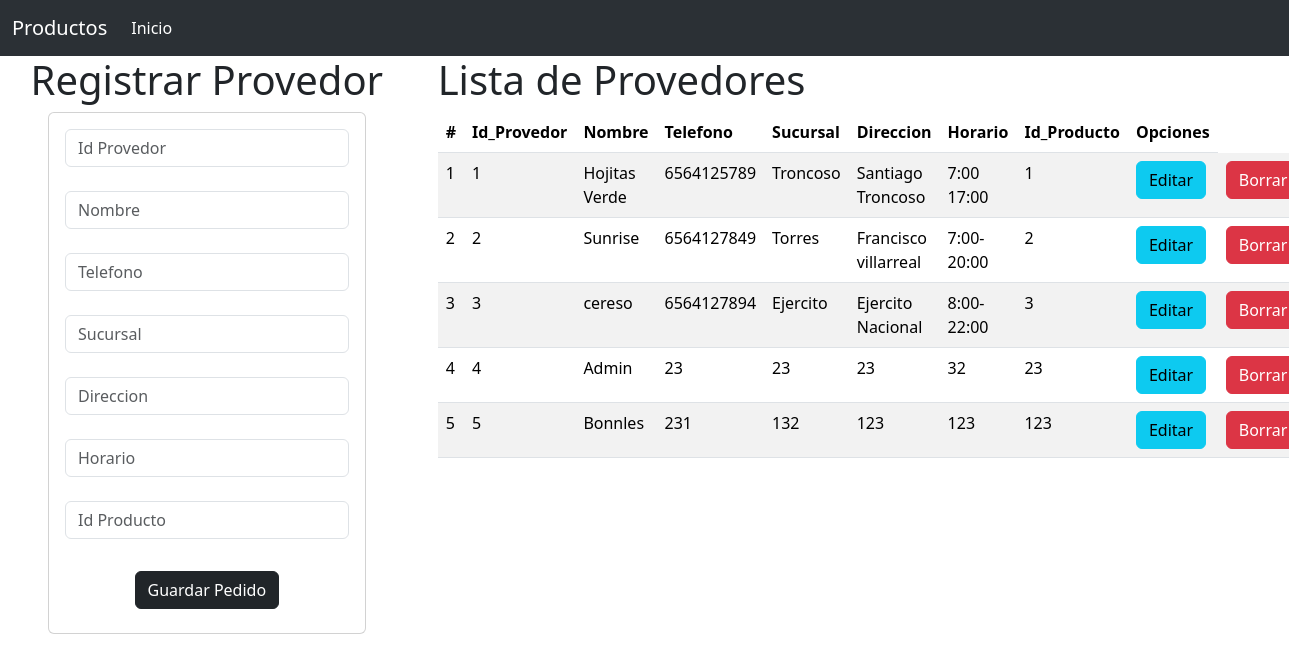
The page / on the database its author committed.
### Provedor_app/models.py (models this page shows, shortened)
class Provedores(models.Model):
    id_provedor=models.CharField(primary_key=True,max_length=6)
    nombre=models.CharField(max_length=20)
    Telefono=models.CharField(max_length=10)
    sucursal=models.CharField(max_length=30)
    direccion=models.CharField(max_length=100)
    horario=models.CharField(max_length=20)
    id_producto=models.SmallIntegerField()

### Provedor_app/views.py (the view)
# urls.py: path('', views.inicio_vista, name="inicio_vista"),
def inicio_vista(request):
    losProvedores=Provedores.objects.all()
    return render(request,"gestionarProvedores.html",{"misProvedores":losProvedores})

### Provedor_app/templates/gestionarProvedores.html
{% extends "base.html" %}
{% block cuerpo  %}
<div class="row">
    <div class="col-sm-12 col-md-4 col-lg-4 col-xl-4">
    <center><h1>Registrar Provedor</h1></center>
        <div class="card mx-5">
            <div class="card-body">
                <form action="registrarProvedor/" method="POST"> {% csrf_token %}
                    <div class="form-group">
                        <input type="number" id="id_provedor" name="id_provedor" class="form-control" placeholder="Id Provedor" minlength="1" maxlength="6" required>
                    </div>
                    <br>
                    <div class="form-group">
                        <input type="text" id="nombre" name="nombre" class="form-control" placeholder="Nombre" maxlength="20" required>
                    </div>
                    <br>
                    <div class="form-group">
                        <input type="tel" id="Telefono" name="Telefono" placeholder="Telefono" class="form-control" required>
                    </div>
                    <br>
                    <div class="form-group">
                        <input type="text" id="sucursal" name="sucursal" class="form-control" placeholder="Sucursal" maxlength="50" required>
                    </div>
                    <br>
                    <div class="form-group">
                        <input type="text" id="direccion" name="direccion" class="form-control" placeholder="Direccion" maxlength="100" required>
                    </div>
                    <br>
                    <div class="form-group">
                        <input type="text" id="horario" name="horario" class="form-control" placeholder="Horario" required>
                    </div>
                    <br>
                    <div class="form-group">
                        <input type="number" id="id_producto" name="id_producto" class="form-control" placeholder="Id Producto" minlength="1" maxlength="10" required>
                    </div>
                    <br>
                    <div class="form-group py-2 text-center">
                        <button type="submit" class="btn btn-primary btn-dark">Guardar Pedido</button>
                    </div>
                </form>
            </div>
        </div>
    </div>
    <div class="col-sm-12 col-md-8 col-lg-8 col-xl-8">
        <h1>Lista de Provedores</h1>
            <table class="table table-striped">
                <thead>
                <tr>
                    <th scope="col">#</th>
                    <th scope="col">Id_Provedor</th>
                    <th scope="col">Nombre</th>
                    <th scope="col">Telefono</th>
                    <th scope="col">Sucursal</th>
                    <th scope="col">Direccion</th>
                    <th scope="col">Horario</th>
                    <th scope="col">Id_Producto</th>
                    <th>Opciones</th>
                </tr>
                </thead>
                <tbody>
                    {% for m in misProvedores  %}
                    <tr>
                        <td>{{forloop.counter}}</td>
                        <td>{{m.id_provedor}}</td>
                        <td>{{m.nombre}}</td>
                        <td>{{m.Telefono}}</td>
                        <td>{{m.sucursal}}</td>
                        <td>{{m.direccion}}</td>
                        <td>{{m.horario}}</td>
                        <td>{{m.id_producto}}</td>
                        <td> <a href="seleccionarProvedor/{{m.id_provedor}}" class="btn btn-info">Editar</a></td>
                        <td> <a href="borrarProvedor/{{m.id_provedor}}" class="btn btn-danger">Borrar</a></td>
                    </tr>
                    {% endfor %}
                </tbody>
            </table>
        </div>
</div>
{% endblock  %}

### Producto_app/templates/base.html (shortened to what this page needs)
<!doctype html>
<html lang="es">
<head>
    <link href="https://cdn.jsdelivr.net/npm/bootstrap@5.3.3/dist/css/bootstrap.min.css" rel="stylesheet">
</head>
<body>
        <nav class="navbar navbar-expand-lg bg-body-tertiary" data-bs-theme="dark">
            <div class="container-fluid">
            <a class="navbar-brand" href="../">Productos</a>
            <div class="collapse navbar-collapse" id="navbarNav">
                <ul class="navbar-nav">
                <li class="nav-item">
                    <a class="nav-link active" aria-current="page" href="../">Inicio</a>
                </li>
                </ul>
            </div>
            </div>
        </nav>
        {% block cuerpo  %}
        {% endblock  %}
</body>
</html>

### rows shown on the page
Provedores: id_provedor "1", nombre "Hojitas Verde", Telefono "6564125789", sucursal "Troncoso", direccion "Santiago Troncoso", horario "7:00 17:00", id_producto "1"
Provedores: id_provedor "2", nombre "Sunrise", Telefono "6564127849", sucursal "Torres", direccion "Francisco villarreal", horario "7:00-20:00", id_producto "2"
Provedores: id_provedor "3", nombre "cereso", Telefono "6564127894", sucursal "Ejercito", direccion "Ejercito Nacional", horario "8:00-22:00", id_producto "3"
Provedores: id_provedor "4", nombre "Admin", Telefono "23", sucursal "23", direccion "23", horario "32", id_producto "23"
Provedores: id_provedor "5", nombre "Bonnles", Telefono "231", sucursal "132", direccion "123", horario "123", id_producto "123"
